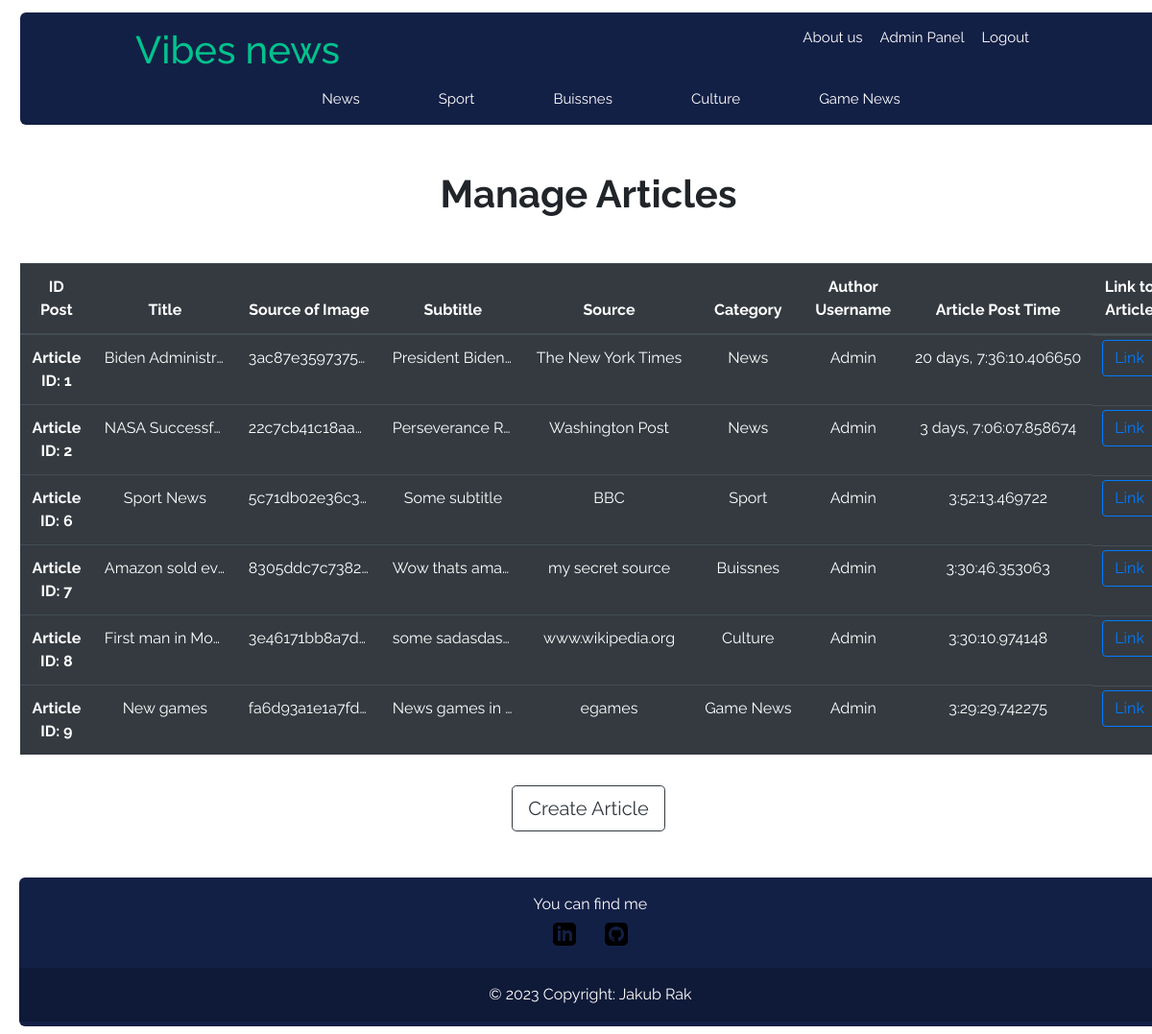
The app's page /admin_panel/manage_article (signed in) with its own data.
### vibes/models.py (models this page shows, shortened)
class Article(db.Model):
    id = db.Column (db.Integer, primary_key = True)
    title = db.Column (db.String(255), unique = True, nullable = False)
    image_of_article = db.Column (db.String(255), nullable = False, default = 'default.png')
    subtitle = db.Column (db.Text, nullable = False)
    content = db.Column (db.Text, nullable = False)
    source = db.Column (db.String(255), nullable = False)
    time_posted = db.Column (db.DateTime, nullable = False, default = datetime.utcnow)
    category_id = db.Column(db.Integer, db.ForeignKey('category.id'), nullable=False)
    user_id = db.Column(db.Integer, db.ForeignKey('user.id'), nullable = False)

class Category(db.Model):
    id = db.Column (db.Integer, primary_key = True)
    name = db.Column (db.String(50), nullable = False)
    articles = db.relationship('Article', backref = 'category', lazy = True)
    def __repr__(self) -> str:
        return f"{self.name}"

class User(db.Model, UserMixin):
    id = db.Column (db.Integer, primary_key = True)
    fullname = db.Column (db.String(100), nullable = False)
    username = db.Column (db.String(100), unique = True, nullable = False)
    email = db.Column (db.String(250), unique = True, nullable = False)
    password = db.Column (db.String(255), nullable = False)
    admin_rights = db.Column (db.Integer, nullable = False, default = 0)
    create_time = db.Column (db.DateTime, nullable = False, default = datetime.utcnow)
    articles = db.relationship('Article', backref = 'author', lazy = True)
    category = db.relationship('Category', secondary = Rights, backref = 'users', lazy = True)

### vibes/admin/routes.py (the view)
@admin.route("/admin_panel/manage_article" , methods= ["GET"])
@login_required
def manage_article():
    if (current_user.is_authenticated and current_user.admin_rights == 2):
        articles: Article = Article.query.all()
        time = datetime.utcnow()
        return render_template('manage_article.html', title = 'Admin Panel', articles = articles, time = time, user = current_user)
    else:
        abort(403)

### vibes/models.py (called while the page is built)
@login_manager.user_loader
def load_user(user_id: int) -> object:
    return User.query.get(int(user_id))

### vibes/templates/manage_article.html
{% extends "layout.html" %}
{% block content %}
    <div class="font-style-root d-flex flex-column mt-5">
        <div class="font-weight-bold h1 d-flex justify-content-center mb-5">Manage Articles</div>
        <table class="table table-hover table-dark" style="margin-left: 0.4vw;">
            <thead>
                <tr>
                    <th class="text-center" scope="col">ID Post</th>
                    <th class="text-center" scope="col">Title</th>
                    <th class="text-center" scope="col">Source of Image</th>
                    <th class="text-center" scope="col">Subtitle</th>
                    <th class="text-center" scope="col">Source</th>
                    <th class="text-center" scope="col">Category</th>
                    <th class="text-center" scope="col">Author Username</th>
                    <th class="text-center" scope="col">Article Post Time</th>
                    <th class="text-center" scope="col">Link to Article</th>
                </tr>
            </thead>
            <tbody>
                {% for article in articles %}
                    <tr>
                        <th class="text-center" scope="row">Article ID: {{article.id}}</th>
                        <td class="text-truncate text-center" style="max-width: 150px;">{{article.title}}</td>
                        <td class="text-truncate text-center" style="max-width: 150px;">{{article.image_of_article}}</td>
                        <td class="text-truncate text-center" style="max-width: 150px;">{{article.subtitle}}</td>
                        <td class="text-truncate text-center">{{article.source}}</td>
                        <td class="text-truncate text-center">{{article.category}}</td>
                        <td class="text-truncate text-center">{{article.author.username}}</td>
                        <td class="text-truncate text-center">{{time - article.time_posted}}</td>
                        <td class="d-flex justify-content-center px-1 py-1">
                            <a class="btn btn-outline-primary" href="{{url_for('articles.article', article_id = article.id)}}">Link</a>
                        </td>
                    </tr>
                {% endfor %}
            </tbody>
        </table>
        <div class="d-flex justify-content-center mt-3">
            {% if user.admin_rights == 2 %}
            <a class="btn btn-outline-dark btn-lg" href="{{url_for('admin.create_article')}}">Create Article</a>
            {% elif user.admin_rights == 1 %}
            <a class="btn btn-outline-dark btn-lg" href="{{url_for('editor.create_article')}}">Create Article</a>
            {% elif user.admin_rights == 0 %}
            <a class="btn btn-outline-dark btn-lg" href="{{url_for('user.create_article')}}">Create Article</a>
            {% endif %}
        </div>
    </div>
{% endblock content %}

### vibes/static/style.css (style rules this page uses)
:root { --black: #191e29; --dark-blue: #132046; --neon-green: #01c38d; --grey: #696e79; --white: #ffff; --font-family: "Raleway", sans-serif; }
body { min-height: 98vh; margin: 0; display: grid; grid-template-rows: auto 1fr auto; }
.font-style-root { font-family: var(--font-family); }

### records on screen
Article: id "1", title "Biden Administr…", image_of_article "3ac87e3597375…", subtitle "President Biden…", source "The New York Times", category "News", author.username "Admin", time-article.time_posted "20 days, 7:36:10.406650"
Article: id "2", title "NASA Successf…", image_of_article "22c7cb41c18aa…", subtitle "Perseverance R…", source "Washington Post", category "News", author.username "Admin", time-article.time_posted "3 days, 7:06:07.858674"
Article: id "6", title "Sport News", image_of_article "5c71db02e36c3…", subtitle "Some subtitle", source "BBC", category "Sport", author.username "Admin", time-article.time_posted "3:52:13.469722"
Article: id "7", title "Amazon sold ev…", image_of_article "8305ddc7c7382…", subtitle "Wow thats ama…", source "my secret source", category "Buissnes", author.username "Admin", time-article.time_posted "3:30:46.353063"
Article: id "8", title "First man in Mo…", image_of_article "3e46171bb8a7d…", subtitle "some sadasdas…", source "www.wikipedia.org", category "Culture", author.username "Admin", time-article.time_posted "3:30:10.974148"
Article: id "9", title "New games", image_of_article "fa6d93a1e1a7fd…", subtitle "News games in…", source "egames", category "Game News", author.username "Admin", time-article.time_posted "3:29:29.742275"
